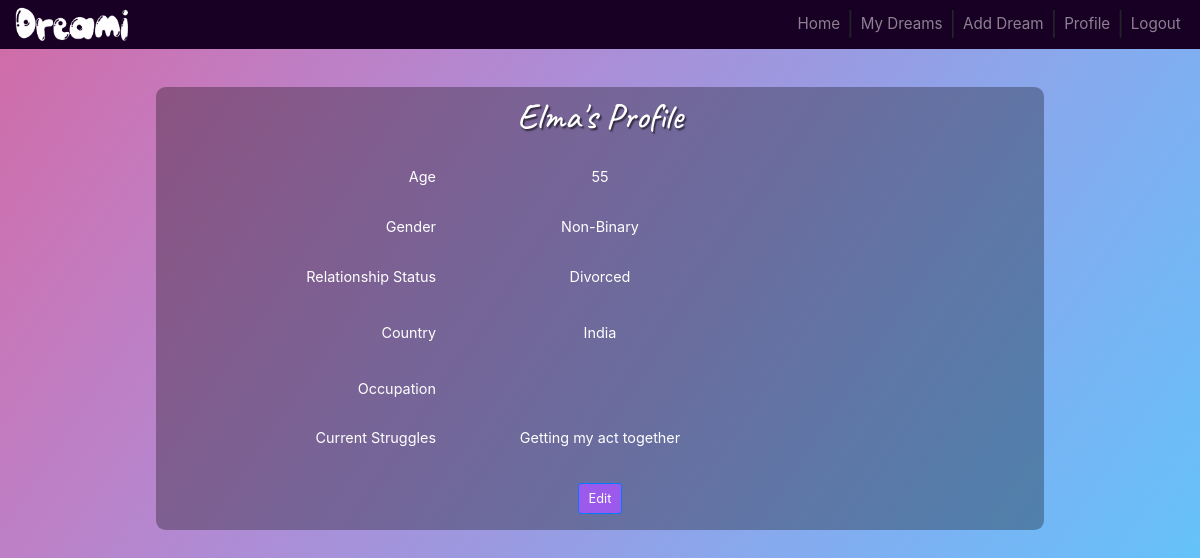
Page /profileview (signed in) on the committed database.
### website/models.py (models this page shows)
class User(db.Model, UserMixin):
    id = db.Column(db.Integer, primary_key=True)
    email = db.Column(db.String(150), unique=True)
    password = db.Column(db.String(150))
    first_name = db.Column(db.String(150))
    job_title = db.Column(db.String(1000), default=' ')
    dreams = db.relationship('Dream')
    commenter = db.relationship('Comment')
    profiles = db.relationship('Profile', uselist=False)
    upvoters = db.relationship('Upvote')

class Profile(db.Model):
    id = db.Column(db.Integer, primary_key=True)
    age = db.Column(db.Integer)
    gender = db.Column(db.String(110))
    country = db.Column(db.String(110))
    relationship = db.Column(db.String(110))
    occupation = db.Column(db.String(110))
    struggles = db.Column(db.String(1000))
    user_id = db.Column(db.Integer, db.ForeignKey('user.id'))

### website/views.py (the view)
@views.route('/profileview', methods=['GET', 'POST'])
@login_required
def profileview():
    if request.method == 'POST':
        return redirect(url_for('views.profile'))
    return render_template("profileview.html", user=current_user, profile=Profile.query.filter_by(user_id=current_user.id).order_by(Profile.id.desc()).first())

### website/__init__.py (called while the page is built)
def create_app():
    app = Flask(__name__)
    app.config['SECRET_KEY'] = 'mangolassi'
    app.config['SQLALCHEMY_DATABASE_URI'] = f'sqlite:///{DB_NAME}'
    db.init_app(app)
    from .views import views
    from .auth import auth
    app.register_blueprint(views, url_prefix='/')
    app.register_blueprint(auth, url_prefix='/')
    from .models import User, Dream
    create_database(app)
    login_manager = LoginManager()
    login_manager.login_view = 'auth.login'
    login_manager.init_app(app)
    @login_manager.user_loader
    def load_user(id):
        return User.query.get(int(id))
    return app

### website/templates/profileview.html (shortened to what this page needs)
{% extends "base.html" %}
{% block content %}
<br><br>
<form class="form-horizontal" align="center" method="POST">
<fieldset class="profile-form-design">
<h2 align="center" style="font-family: Caveat, cursive; color: #ffffff; font-size: 45px; text-shadow: rgb(0, 0, 0, 0.6) 2px 2px 2px;">{{ user.first_name }}'s Profile</h2>
<br>
<div class="form-group; row align-center">
  <label class="col-md-4 control-label" align="right">Age</label>
  <div class="col-md-4">
  {{ profile.age }}
  </div>
</div>
<br>
<div class="form-group; row align-center">
  <label class="col-md-4 control-label" align="right">Gender</label>
  <div class="col-md-4">
    {{ profile.gender }}
  </div>
</div>
<br>
<div class="form-group; row align-center">
  <label class="col-md-4 control-label" align="right">Relationship Status</label>
  <div class="col-md-4">
    <p>{{ profile.relationship }}</p>
  </div>
</div>
<br>
<div class="form-group; row align-center">
  <label class="col-md-4 control-label" align="right">Country</label>
  <div class="col-md-4">
    <p>{{ profile.country }}</p>
  </div>
</div>
<br>
<div class="form-group; row align-center">
  <label class="col-md-4 control-label" align="right">Occupation</label>
  <div class="col-md-4">
  </div>
</div>
<br>
<div class="form-group; row align-center">
  <label class="col-md-4 control-label" align="right">Current Struggles</label>
  <div class="col-md-4">
    <p>{{ profile.struggles }}</p>
  </div>
</div>
<br>
<div class="form-group; row align-center">
  <label class="col-md-4 control-label" for="edit"></label>
  <div class="col-md-4">
    <button id="edit" name="edit" class="btn btn-primary" onclick="location.href='/profile';" style="background-color:#9c5aed;" >Edit</button>
  </div>
</div>
</fieldset>
</form>
<br><br><br> <br> <br> <br> <br> <br> <br> <br>
<br><br><br>
<br><br><br>
<br><br><br>
<br><br><br>
<br><br><br>
<br><br><br>
<br><br><br>
<br><br><br>
<br><br><br>
<br><br><br>
<br><br><br>
<br><br><br>
<br><br><br>
<br><br><br>
<br><br><br>
<br><br><br>
<br><br><br>
<br><br><br>
{% endblock %}

### website/static/css/home/home.css (style rules this page uses)
.home-bg { background: rgb(2,0,36); background-image: linear-gradient(to right bottom, #d16ba5, #c777b9, #ba83ca, #aa8fd8, #9a9ae1, #8aa7ec, #79b3f4, #69bff8, #52cffe, #41dfff, #46eefa, #5ffbf1); }
.profile-form-design { background: rgba(0,0,0,0.3); color: #ffffff; border-radius: 12px; padding-top: 10px; padding-bottom: 20px; margin-bottom: 26px; font-size: 18px; }
* { margin: 0; padding: 0; }

### rows in the picture
User: first_name "Elma"
Profile: age "55", gender "Non-Binary", relationship "Divorced", country "India", struggles "Getting my act together"
